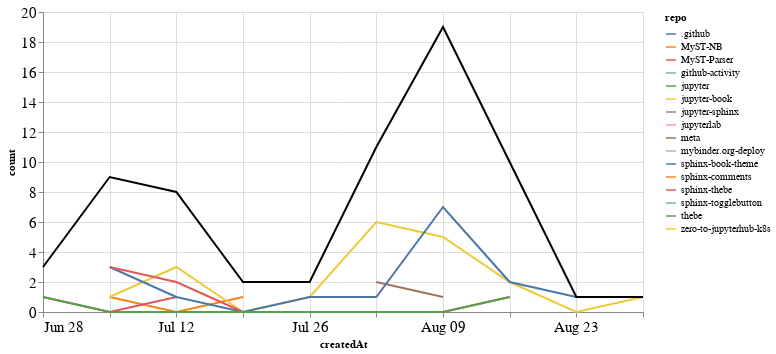

Source (notebook cell):
### Markdown cell above
## PRs

### Code cell
prs_time = prs.groupby('repo').resample('W', on='createdAt').count()['author'].reset_index()
prs_time = prs_time.rename(columns={'author': 'count'})
prs_time_total = prs_time.groupby('createdAt').agg({"count": "sum"}).reset_index()

ch1 = alt.Chart(prs_time, width=600).mark_line().encode(
    x='createdAt',
    y='count',
    color='repo',
    tooltip="repo"
)

ch2 = alt.Chart(prs_time_total, width=600).mark_line(color="black").encode(
    x='createdAt',
    y='count',
)

ch1 + ch2

### Figure 1 — Vega-Lite specification as saved in the notebook (floating-point values rounded to 4 significant figures)
{"config": {"axisLeft": {"labelFontSize": 15}, "axisBottom": {"labelFontSize": 15}}, "layer": [{"data": {"name": "data-ca01dac22846d7c00d2561eae3552524"}, "mark": "line", "encoding": {"color": {"type": "nominal", "field": "repo"}, "tooltip": {"type": "nominal", "field": "repo"}, "x": {"type": "temporal", "field": "createdAt"}, "y": {"type": "quantitative", "field": "count"}}, "width": 600}, {"data": {"name": "data-4ff3ab6c4f029fdfa7ef2873e5bdae27"}, "mark": {"type": "line", "color": "black"}, "encoding": {"x": {"type": "temporal", "field": "createdAt"}, "y": {"type": "quantitative", "field": "count"}}, "width": 600}], "$schema": "https://vega.github.io/schema/vega-lite/v4.8.1.json", "datasets": {"data-ca01dac22846d7c00d2561eae3552524": [{"repo": ".github", "createdAt": "2020-08-02T00:00:00", "count": 2}, {"repo": "MyST-NB", "createdAt": "2020-07-05T00:00:00", "count": 1}, {"repo": "MyST-NB", "createdAt": "2020-07-12T00:00:00", "count": 0}, {"repo": "MyST-NB", "createdAt": "2020-07-19T00:00:00", "count": 1}, {"repo": "MyST-Parser", "createdAt": "2020-06-28T00:00:00", "count": 1}, {"repo": "MyST-Parser", "createdAt": "2020-07-05T00:00:00", "count": 0}, {"repo": "MyST-Parser", "createdAt": "2020-07-12T00:00:00", "count": 1}, {"repo": "github-activity", "createdAt": "2020-08-09T00:00:00", "count": 2}, {"repo": "jupyter", "createdAt": "2020-07-12T00:00:00", "count": 1}, {"repo": "jupyter-book", "createdAt": "2020-07-05T00:00:00", "count": 1}, {"repo": "jupyter-book", "createdAt": "2020-07-12T00:00:00", "count": 3}, {"repo": "jupyter-book", "createdAt": "2020-07-19T00:00:00", "count": 0}, {"repo": "jupyter-book", "createdAt": "2020-07-26T00:00:00", "count": 1}, {"repo": "jupyter-book", "createdAt": "2020-08-02T00:00:00", "count": 6}, {"repo": "jupyter-book", "createdAt": "2020-08-09T00:00:00", "count": 5}, {"repo": "jupyter-book", "createdAt": "2020-08-16T00:00:00", "count": 2}, {"repo": "jupyter-book", "createdAt": "2020-08-23T00:00:00", "count": 0}, {"repo": "jupyter-book", "createdAt": "2020-08-30T00:00:00", "count": 1}, {"repo": "jupyter-sphinx", "createdAt": "2020-06-28T00:00:00", "count": 1}, {"repo": "jupyterlab", "createdAt": "2020-08-09T00:00:00", "count": 1}, {"repo": "meta", "createdAt": "2020-08-02T00:00:00", "count": 2}, {"repo": "meta", "createdAt": "2020-08-09T00:00:00", "count": 1}, {"repo": "mybinder.org-deploy", "createdAt": "2020-07-19T00:00:00", "count": 1}, {"repo": "sphinx-book-theme", "createdAt": "2020-07-05T00:00:00", "count": 3}, {"repo": "sphinx-book-theme", "createdAt": "2020-07-12T00:00:00", "count": 1}, {"repo": "sphinx-book-theme", "createdAt": "2020-07-19T00:00:00", "count": 0}, {"repo": "sphinx-book-theme", "createdAt": "2020-07-26T00:00:00", "count": 1}, {"repo": "sphinx-book-theme", "createdAt": "2020-08-02T00:00:00", "count": 1}, {"repo": "sphinx-book-theme", "createdAt": "2020-08-09T00:00:00", "count": 7}, {"repo": "sphinx-book-theme", "createdAt": "2020-08-16T00:00:00", "count": 2}, {"repo": "sphinx-book-theme", "createdAt": "2020-08-23T00:00:00", "count": 1}, {"repo": "sphinx-comments", "createdAt": "2020-08-16T00:00:00", "count": 4}, {"repo": "sphinx-thebe", "createdAt": "2020-07-05T00:00:00", "count": 3}, {"repo": "sphinx-thebe", "createdAt": "2020-07-12T00:00:00", "count": 2}, {"repo": "sphinx-thebe", "createdAt": "2020-07-19T00:00:00", "count": 0}, {"repo": "sphinx-thebe", "createdAt": "2020-07-26T00:00:00", "count": 0}, {"repo": "sphinx-thebe", "createdAt": "2020-08-02T00:00:00", "count": 0}, {"repo": "sphinx-thebe", "createdAt": "2020-08-09T00:00:00", "count": 0}, {"repo": "sphinx-thebe", "createdAt": "2020-08-16T00:00:00", "count": 1}, {"repo": "sphinx-togglebutton", "createdAt": "2020-08-09T00:00:00", "count": 3}, {"repo": "thebe", "createdAt": "2020-06-28T00:00:00", "count": 1}, {"repo": "thebe", "createdAt": "2020-07-05T00:00:00", "count": 0}, {"repo": "thebe", "createdAt": "2020-07-12T00:00:00", "count": 0}, {"repo": "thebe", "createdAt": "2020-07-19T00:00:00", "count": 0}, {"repo": "thebe", "createdAt": "2020-07-26T00:00:00", "count": 0}, {"repo": "thebe", "createdAt": "2020-08-02T00:00:00", "count": 0}, {"repo": "thebe", "createdAt": "2020-08-09T00:00:00", "count": 0}, {"repo": "thebe", "createdAt": "2020-08-16T00:00:00", "count": 1}, {"repo": "zero-to-jupyterhub-k8s", "createdAt": "2020-07-05T00:00:00", "count": 1}], "data-4ff3ab6c4f029fdfa7ef2873e5bdae27": [{"createdAt": "2020-06-28T00:00:00", "count": 3}, {"createdAt": "2020-07-05T00:00:00", "count": 9}, {"createdAt": "2020-07-12T00:00:00", "count": 8}, {"createdAt": "2020-07-19T00:00:00", "count": 2}, {"createdAt": "2020-07-26T00:00:00", "count": 2}, {"createdAt": "2020-08-02T00:00:00", "count": 11}, {"createdAt": "2020-08-09T00:00:00", "count": 19}, {"createdAt": "2020-08-16T00:00:00", "count": 10}, {"createdAt": "2020-08-23T00:00:00", "count": 1}, {"createdAt": "2020-08-30T00:00:00", "count": 1}]}}
